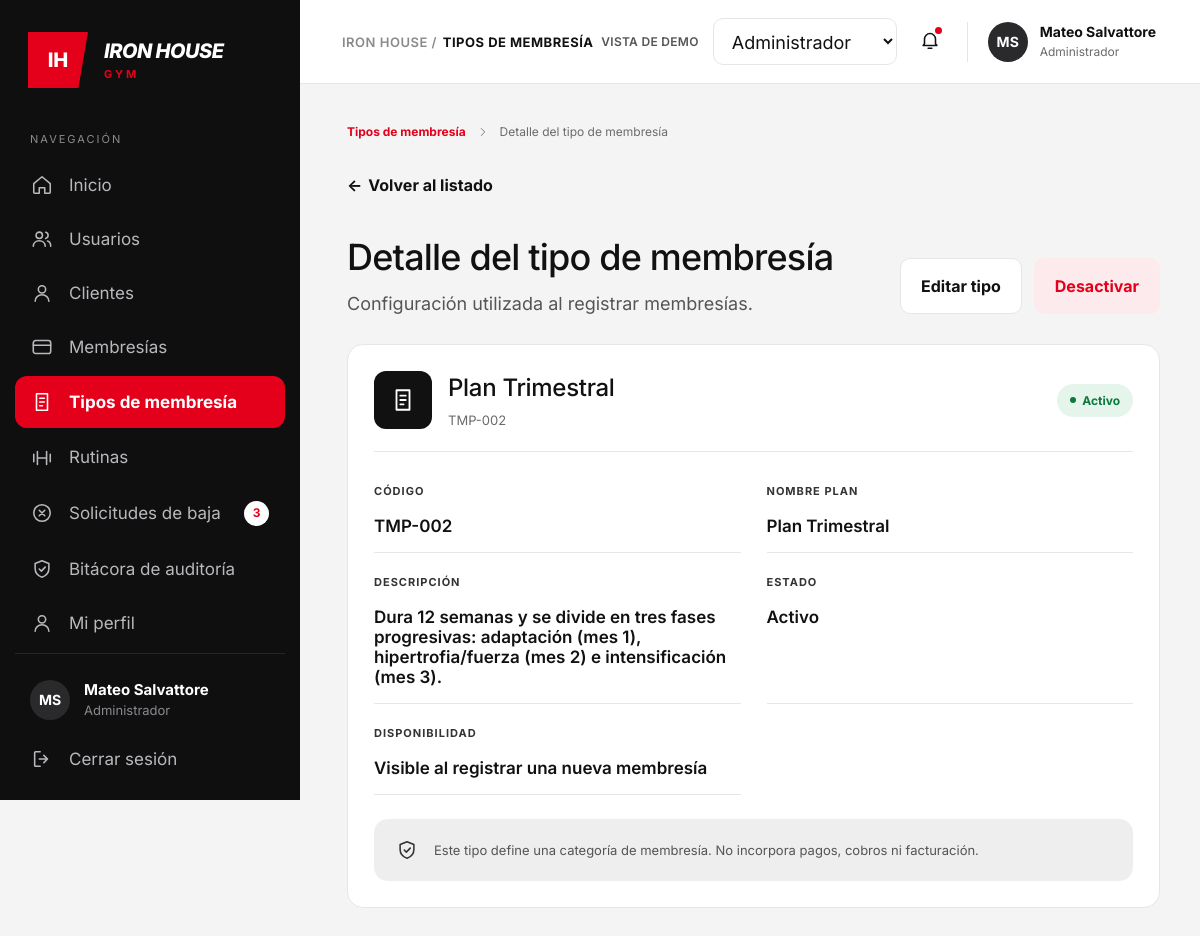
Page /admin/tipo-ver.php?id=2 (signed in) on the committed database.
### tables this page shows
CREATE TABLE `membresias` (
  `id_membresia` int(11) NOT NULL,
  `nombre_plan` varchar(50) NOT NULL,
  `descripcion` text DEFAULT NULL,
  `duracion_dias` int(11) NOT NULL,
  `precio` decimal(10,2) NOT NULL,
  `estado` enum('Activo','Inactivo') NOT NULL DEFAULT 'Activo'
);

### admin/tipos_config.php (called while the page is built, shortened)
<?php
function codigoTipo(int $id, ?string $codigoBd = null): string
{
    return ($codigoBd !== null && $codigoBd !== '') ? $codigoBd : sprintf('TMP-%03d', $id);
}

### admin/tipo-ver.php (the view, shortened to what this page needs)
<?php
require_once __DIR__ . '/helpers.php';
require_once __DIR__ . '/conexion.php';
require_once __DIR__ . '/tipos_config.php';
$usuario = [
    'nombre' => $_SESSION['nombre_completo'] ?? 'Usuario',
    'rol'    => $_SESSION['rol'] ?? ''
];
$paginaActual = 'tiposd';
$solicitudesBaja = 3;
$menu = [
    'inicio'      => ['Inicio', 'home', 'administrador_panel.php'],
    'usuarios'    => ['Usuarios', 'users', 'usuarios.php'],
    'clientes'    => ['Clientes', 'user', 'clientes.php'],
    'membresias'  => ['Membresías', 'card', 'membresias.php'],
    'tiposd'      => ['Tipos de membresía', 'doc', 'tipos.php'],
    'rutinas'     => ['Rutinas', 'dumbbell', 'rutinas.php'],
    'solicitudes' => ['Solicitudes de baja', 'x-circle', 'solicitudes.php'],
    'bitacora'    => ['Bitácora de auditoría', 'shield', 'bitacora.php'],
    'perfil'      => ['Mi perfil', 'user', 'perfil.php'],
];
$id = (int)($_GET['id'] ?? 0);
$t = null;
$errorDb = '';
try {
    if ($id > 0) {
        $sql = "SELECT "
             . TM_ID . " AS id, "
             . TM_NOMBRE . " AS nombre, "
             . TM_ESTADO . " AS estado"
             . (TM_CODIGO !== null ? ", " . TM_CODIGO . " AS codigo" : "")
             . (TM_DESCRIPCION !== null ? ", " . TM_DESCRIPCION . " AS descripcion" : "")
             . " FROM " . TM_TABLA . " WHERE " . TM_ID . " = ? LIMIT 1";
        $stmt = mysqli_prepare($cnx, $sql);
        mysqli_stmt_bind_param($stmt, 'i', $id);
        mysqli_stmt_execute($stmt);
        $t = mysqli_fetch_assoc(mysqli_stmt_get_result($stmt)) ?: null;
    }
} catch (Throwable $e) {
    error_log($e->getMessage());
    $errorDb = 'No se pudo cargar la información del tipo de membresía.';
}
if ($t !== null) {
    $nombre = (string)$t['nombre'];
    $activo = $t['estado'] === 'Activo';
    $codigo = codigoTipo((int)$t['id'], isset($t['codigo']) ? (string)$t['codigo'] : null);
    $descripcion = trim((string)($t['descripcion'] ?? ''));
}
?>
<!DOCTYPE html>
<html lang="es">
<head>
  <link rel="stylesheet" href="css/style.css">
  <link rel="stylesheet" href="css/usuarios.css">
  <link rel="stylesheet" href="css/modal.css">
  <link rel="stylesheet" href="css/usuario_detalle.css">
  <link rel="stylesheet" href="css/bitacora_detalle.css">
</head>
<body>
<div class="layout">
  <aside class="sidebar">
    <div class="brand">
      <div class="brand-mark">IH</div>
      <div class="brand-text">
        <span class="brand-name">IRON HOUSE</span>
        <span class="brand-sub">GYM</span>
      </div>
    </div>
    <p class="nav-title">Navegación</p>
    <nav class="nav">
      <?php foreach ($menu as $clave => [$texto, $ico, $url]): ?>
        <a href="<?= e($url) ?>" class="nav-item <?= $clave === $paginaActual ? 'is-active' : '' ?>">
          <?= icono($ico, 22) ?>
          <span><?= e($texto) ?></span>
          <?php if ($clave === 'solicitudes' && $solicitudesBaja > 0): ?>
            <span class="badge-count"><?= $solicitudesBaja ?></span>
          <?php endif; ?>
        </a>
      <?php endforeach; ?>
    </nav>
    <div class="sidebar-footer">
      <div class="sidebar-user">
        <span class="avatar avatar-dark"><?= e(iniciales($usuario['nombre'])) ?></span>
        <div>
          <strong><?= e($usuario['nombre']) ?></strong>
          <small><?= e($usuario['rol']) ?></small>
        </div>
      </div>
      <a href="logout.php" class="nav-item" data-abrir-modal="modal-cerrar-sesion"><?= icono('logout', 22) ?><span>Cerrar sesión</span></a>
    </div>
  </aside>
  <div class="main">
    <header class="topbar">
      <div class="breadcrumb"><span>IRON HOUSE /</span> <b>TIPOS DE MEMBRESÍA</b></div>
      <div class="topbar-right">
        <span class="demo-label">VISTA DE DEMO</span>
        <select class="role-select" aria-label="Rol de la vista de demo" onchange="redirigir(this)">
          <option value="administrador_panel.php" selected>Administrador</option>
        </select>
        <button class="bell" aria-label="Notificaciones">
          <?= icono('bell', 22) ?><i class="bell-dot"></i>
        </button>
        <div class="user-chip">
          <span class="avatar avatar-dark"><?= e(iniciales($usuario['nombre'])) ?></span>
          <div>
            <strong><?= e($usuario['nombre']) ?></strong>
            <small><?= e($usuario['rol']) ?></small>
          </div>
        </div>
      </div>
    </header>
    <main class="content detail">
      <nav class="crumbs" aria-label="Ruta de navegación">
        <a href="tipos.php">Tipos de membresía</a>
        <?= icono('chevron', 14) ?>
        <span>Detalle del tipo de membresía</span>
      </nav>
      <a href="tipos.php" class="back-link"><span aria-hidden="true">←</span> Volver al listado</a>
      <?php if ($errorDb !== ''): ?>
        <p class="page-alert page-alert-error" role="alert"><?= e($errorDb) ?></p>
      <?php elseif ($t === null): ?>
        <h1>Tipo de membresía no encontrado</h1>
        <p class="lead">El tipo que buscas no existe o fue eliminado. <a href="tipos.php" class="link-red">Volver al listado</a></p>
      <?php else: ?>
        <div class="detail-head">
          <div>
            <h1>Detalle del tipo de membresía</h1>
            <p class="lead lead-tight">Configuración utilizada al registrar membresías.</p>
          </div>
          <div class="detail-actions">
            <a href="tipo-editar.php?id=<?= (int)$t['id'] ?>" class="btn btn-outline">Editar tipo</a>
            <form method="post" action="tipo_estado.php">
              <?php if ($activo): ?>
                <button name="accion" value="desactivar" class="btn btn-soft-red"
                        onclick="return confirm('¿Desactivar el tipo «<?= e($nombre) ?>»?')">
                  Desactivar
                </button>
              <?php else: ?>
                <button name="accion" value="activar" class="btn btn-soft-ok">Activar</button>
              <?php endif; ?>
            </form>
          </div>
        </div>
        <section class="panel audit-card">
          <div class="audit-head">
            <span class="audit-icon" aria-hidden="true"><?= icono('doc', 26) ?></span>
            <div class="audit-title">
              <h2><?= e($nombre) ?></h2>
              <small><?= e($codigo) ?></small>
            </div>
            <span class="pill <?= $activo ? 'pill-ok' : 'pill-off' ?>">
              <i></i><?= $activo ? 'Activo' : 'Inactivo' ?>
            </span>
          </div>
          <dl class="data-grid">
            <div><dt>Código</dt><dd><?= e($codigo) ?></dd></div>
            <div><dt>Nombre Plan</dt><dd><?= e($nombre) ?></dd></div>
            <div><dt>Descripción</dt><dd><?= e($descripcion) ?></dd></div>
            <div><dt>Estado</dt><dd><?= $activo ? 'Activo' : 'Inactivo' ?></dd></div>
            <div>
              <dt>Disponibilidad</dt>
              <dd><?= $activo ? 'Visible al registrar una nueva membresía' : 'No disponible al registrar una nueva membresía' ?></dd>
            </div>
          </dl>
          <div class="audit-note">
            <?= icono('shield', 22) ?>
            <p>Este tipo define una categoría de membresía. No incorpora pagos, cobros ni facturación.</p>
          </div>
        </section>
      <?php endif; ?>
    </main>
  </div>
</div>
</body>
</html>

### admin/css/usuarios.css (style rules this page uses)
.pill { padding: 9px 13px; font-size: 12px; }

### admin/css/usuario_detalle.css (style rules this page uses)
.detail { padding-top: 40px; }
.crumbs { display: flex; align-items: center; gap: 10px; font-size: 12px; color: var(--muted, #6b6b6b); margin-bottom: 36px; }
.crumbs a { color: var(--red, #e4001b); font-weight: 700; }
.back-link { display: inline-flex; align-items: center; gap: 6px; font-size: 16px; font-weight: 700; margin-bottom: 40px; }
.detail h1 { font-size: 36px; font-weight: 500; letter-spacing: -.8px; margin: 0 0 14px; }
.detail .lead { font-size: 18px; color: #555; }
.detail-head { display: flex; justify-content: space-between; align-items: flex-end; gap: 24px; margin-bottom: 30px; flex-wrap: wrap; }
.detail-actions { display: flex; gap: 12px; align-items: center; }
.detail-actions form { display: flex; }
.detail-actions .btn { padding: 19px 20px; font-size: 16px; }
.btn-soft-red { background: #fdeaec; color: var(--red, #e4001b); border: 1px solid transparent; }
.data-grid { display: grid; grid-template-columns: 1fr 1fr; column-gap: 28px; margin-top: 22px; }
.data-grid > div { padding: 24px 0 16px; border-bottom: 1px solid var(--line, #e6e6e6); }
.data-grid dt { font-size: 11px; font-weight: 700; letter-spacing: 1px; text-transform: uppercase; color: #333; margin-bottom: 18px; }
.data-grid dd { font-size: 17px; font-weight: 600; overflow-wrap: anywhere; }

### admin/css/bitacora_detalle.css (style rules this page uses)
.audit-card { padding: 26px 26px 26px; }
.audit-head { display: flex; align-items: center; gap: 16px; padding-bottom: 22px; border-bottom: 1px solid var(--line, #e6e6e6); }
.audit-icon { width: 58px; height: 58px; border-radius: 12px; background: #111; color: #fff; flex: none; display: grid; place-items: center; }
.audit-title { flex: 1; min-width: 0; }
.audit-title h2 { font-size: 24px; font-weight: 500; letter-spacing: -.3px; }
.audit-title small { display: block; font-size: 13px; color: var(--muted, #6b6b6b); margin-top: 10px; }
.audit-head .pill { padding: 9px 13px; font-size: 12px; }
.audit-card .data-grid { column-gap: 26px; margin-top: 10px; }
.audit-card .data-grid > div { padding: 22px 0 16px; }
.audit-note { display: flex; align-items: center; gap: 16px; margin-top: 24px; background: #eeeeee; border-radius: 14px; padding: 20px 22px; color: #333; }
.audit-note p { font-size: 13px; color: #555; }

### rows in the picture
membresias: id_membresia "TMP-002", descripcion "Dura 12 semanas y se divide en tres fases progresivas: adaptación (mes 1), hipertrofia/fuerza (mes 2) e intensificación (mes 3)."

### other values in the picture
$texto "Inicio"
$texto "Usuarios"
$texto "Clientes"
$texto "Membresías"
$texto "Tipos de membresía"
$texto "Rutinas"
$texto "Solicitudes de baja"
$texto "Bitácora de auditoría"
$texto "Mi perfil"
iniciales($usuario['nombre']) "MS"
$usuario['nombre'] "Mateo Salvattore"
$usuario['rol'] "Administrador"
$nombre "Plan Trimestral"
